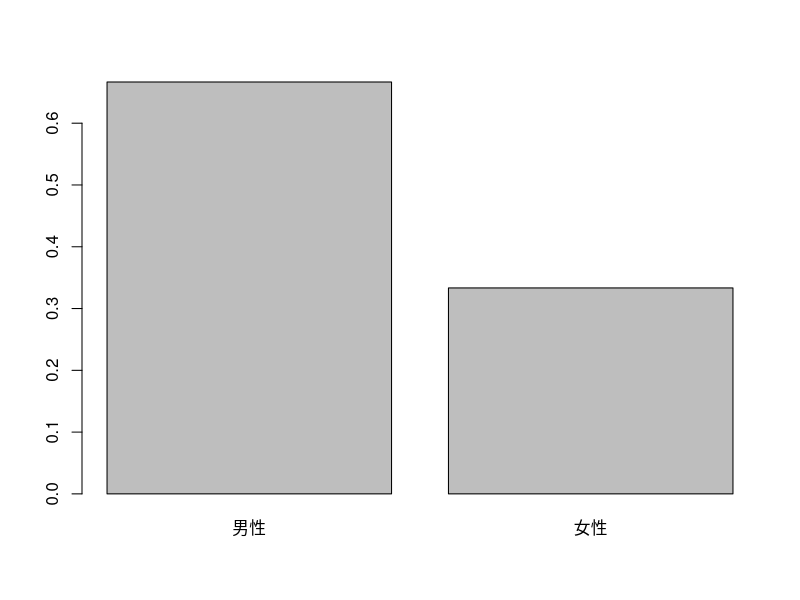

The R source for this figure:
## ===============================================

## 第4章 母集団と標本

## ===============================================

## =====================================

## 4.3 点推定

## =====================================

# 母平均の点推定を行う
身長 <- c(165.2, 175.9, 161.7, 174.2, 172.1, 163.3, 170.9, 170.6, 168.4, 171.3)
mean(身長)

# 母集団における身長の分散を推定する
var(身長)

## =====================================

## 4.4 推定値がどれくらい当てになるのかを調べる方法

## =====================================

# サイコロの出る目に関する度数分布

set.seed(1) # シードを1に設定
サイコロ6回振る <- ceiling(runif(n = 6, min = 0, max = 6))
table(サイコロ6回振る)

サイコロ600万回振る <- ceiling(runif(n = 6000000, min = 0, max = 6))
table(サイコロ600万回振る)

# 性別の母集団分布

# 性別の母集団分布のグラフを作成する
barplot(c(2 / 3, 1 / 3), names.arg = c("男性", "女性")) 

